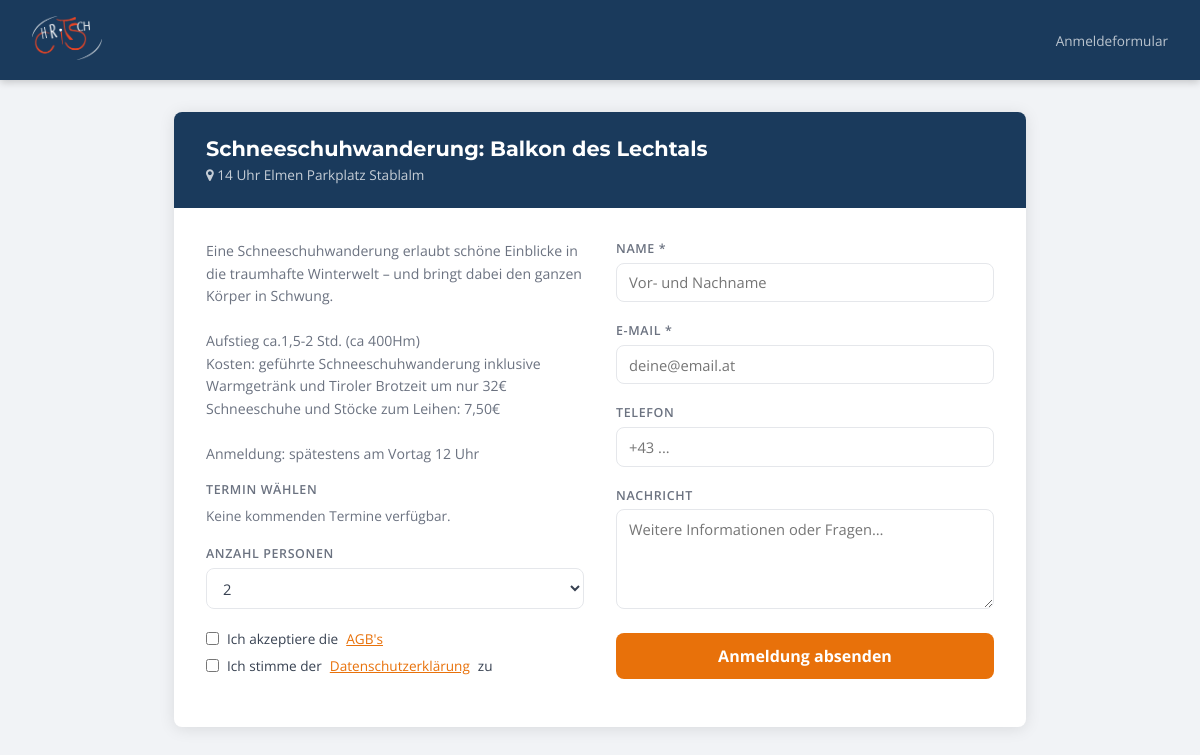
The page /anmeldeformular.php?id=3 on the database its author committed.
### tables this page shows
CREATE TABLE `termine` (
  `id` int(10) unsigned NOT NULL AUTO_INCREMENT,
  `datum` date DEFAULT NULL,
  `tag` varchar(255) DEFAULT NULL,
  `termin` varchar(255) DEFAULT NULL,
  `treffpunkt` varchar(255) DEFAULT NULL,
  `titel` varchar(255) DEFAULT NULL,
  `beschreibung` text DEFAULT NULL,
  `icon` varchar(255) DEFAULT NULL,
  `zeitpunkt` timestamp NOT NULL DEFAULT current_timestamp() ON UPDATE current_timestamp(),
  PRIMARY KEY (`id`)
);

### anmeldeformular.php (the view, shortened to what this page needs)
<?php
  include "admin/inc_logfile.php";
  $ds = [];
  if (!empty($_GET['id'])) {
    $id  = (int)$_GET['id'];
    $res = mysqli_query($dz, "SELECT * FROM termine WHERE id = $id");
    $ds  = mysqli_fetch_assoc($res) ?: [];
  }
  $titel      = htmlspecialchars($ds['titel']       ?? '', ENT_COMPAT, 'UTF-8');
  $beschreibung = $ds['beschreibung'] ?? '';
  $treffpunkt = htmlspecialchars($ds['treffpunkt']  ?? '', ENT_COMPAT, 'UTF-8');
?>
<!DOCTYPE html>
<html lang="de">
<head>
  <link href="css/font-awesome.min.css" rel="stylesheet">
</head>
<body>
<header class="page-header">
  <a href="https://www.chritsch.at">
    <img src="images/logo1.png" alt="Chritsch Logo">
  </a>
  <span>Anmeldeformular</span>
</header>
<div class="page-wrap">
  <div class="form-card">
    <div class="form-card__header">
      <h1><?= $titel ?></h1>
      <?php if ($treffpunkt): ?>
        <p><i class="fa fa-map-marker"></i> <?= $treffpunkt ?></p>
      <?php endif; ?>
    </div>
    <form method="post" action="<?= htmlspecialchars($_SERVER['PHP_SELF']) ?>?id=<?= (int)($_GET['id'] ?? 0) ?>">
      <div class="form-card__body">
        <div class="event-info">
          <?php if ($beschreibung): ?>
            <div class="beschreibung"><?= nl2br(htmlspecialchars($beschreibung, ENT_COMPAT, 'UTF-8')) ?></div>
          <?php endif; ?>
          <span class="termin-label">Termin wählen</span>
          <div class="termin-options">
          <?php
            $heute = date('Y-m-d');
            $res2  = mysqli_query($dz, "SELECT termin, tag FROM termine WHERE titel = '" . mysqli_real_escape_string($dz, $ds['titel'] ?? '') . "' AND datum > '$heute' ORDER BY datum ASC");
            if ($res2 && mysqli_num_rows($res2) > 0) {
              while ($row = mysqli_fetch_assoc($res2)) {
                $val = htmlspecialchars($row['termin'], ENT_COMPAT, 'UTF-8');
                $lbl = htmlspecialchars($row['tag'] . ', ' . $row['termin'], ENT_COMPAT, 'UTF-8');
                echo "<label class='termin-option'><input type='radio' name='termin' value='$val' required> $lbl</label>";
              }
            } else {
              echo "<p style='font-size:0.85rem;color:var(--color-text-light)'>Keine kommenden Termine verfügbar.</p>";
            }
          ?>
          </div>
          <div class="field">
            <label for="anzahl">Anzahl Personen</label>
            <select name="anzahl" id="anzahl">
              <?php for ($i = 1; $i <= 10; $i++): ?>
                <option <?= $i === 2 ? 'selected' : '' ?>><?= $i ?></option>
              <?php endfor; ?>
            </select>
          </div>
          <div class="check-group">
            <label class="check-label">
              <input type="checkbox" name="agb" required>
              Ich akzeptiere die <a href="downloads/agbs_17.pdf" target="_blank">AGB's</a>
            </label>
            <label class="check-label">
              <input type="checkbox" name="datenschutz" required>
              Ich stimme der <a href="downloads/Datenschutzerklärung_18.pdf" target="_blank">Datenschutzerklärung</a> zu
            </label>
          </div>
        </div>
        <div class="personal-info">
          <div class="field">
            <label for="name">Name *</label>
            <input type="text" id="name" name="name" placeholder="Vor- und Nachname" required>
          </div>
          <div class="field">
            <label for="email">E-Mail *</label>
            <input type="email" id="email" name="email" placeholder="deine@email.at" required>
          </div>
          <div class="field">
            <label for="telefon">Telefon</label>
            <input type="tel" id="telefon" name="telefon" placeholder="+43 ...">
          </div>
          <div class="field">
            <label for="message">Nachricht</label>
            <textarea id="message" name="message" placeholder="Weitere Informationen oder Fragen…"></textarea>
          </div>
          <button type="submit" class="btn-submit">Anmeldung absenden</button>
        </div>
      </div>
    </form>
  </div>
</div>
</body>
</html>

### anmeldeformular.php (style rules this page uses)
:root { --color-primary: #1a3a5c; --color-accent: #e8710a; --color-text: #374151; --color-text-light: #6b7280; --color-border: #e5e7eb; --color-white: #ffffff; --color-light: #f8f9fa; --font-heading: 'Montserrat', sans-serif; --font-body: 'Open Sans', sans-serif; --radius: 8px; --shadow: 0 2px 16px rgba(0,0,0,0.10); }
*, *::before, *::after { box-sizing: border-box; margin: 0; padding: 0; }
body { font-family: var(--font-body); font-size: 15px; color: var(--color-text); background: #f1f3f6; min-height: 100vh; }
a { color: var(--color-accent); }
.page-header { background: var(--color-primary); padding: 1rem 2rem; display: flex; align-items: center; justify-content: space-between; box-shadow: 0 2px 8px rgba(0,0,0,0.2); }
.page-header a { text-decoration: none; }
.page-header img { height: 44px; }
.page-header span { color: rgba(255,255,255,0.7); font-size: 0.85rem; }
.page-wrap { max-width: 900px; margin: 2rem auto; padding: 0 1.5rem 3rem; }
.form-card { background: var(--color-white); border-radius: var(--radius); box-shadow: var(--shadow); overflow: hidden; }
.form-card__header { background: var(--color-primary); color: #fff; padding: 1.5rem 2rem; }
.form-card__header h1 { font-family: var(--font-heading); font-size: 1.3rem; font-weight: 700; }
.form-card__header p { font-size: 0.85rem; opacity: 0.75; margin-top: 0.25rem; }
.form-card__body { padding: 2rem; display: grid; grid-template-columns: 1fr 1fr; gap: 2rem; }
.event-info .beschreibung { font-size: 0.88rem; color: var(--color-text-light); line-height: 1.6; margin-bottom: 1rem; }
.termin-label { font-size: 0.78rem; font-weight: 600; text-transform: uppercase; letter-spacing: 0.05em; color: var(--color-text-light); margin-bottom: 0.5rem; display: block; }
.termin-options { display: flex; flex-direction: column; gap: 0.4rem; margin-bottom: 1.25rem; }
.field { margin-bottom: 1.25rem; }
.field label { display: block; font-size: 0.78rem; font-weight: 600; text-transform: uppercase; letter-spacing: 0.05em; color: var(--color-text-light); margin-bottom: 0.35rem; }
.field input, .field select, .field textarea { width: 100%; padding: 0.55rem 0.75rem; border: 1px solid var(--color-border); border-radius: var(--radius); font: inherit; font-size: 0.92rem; color: var(--color-text); background: var(--color-white); transition: border-color 0.2s; }
.field textarea { resize: vertical; min-height: 100px; }
.check-group { display: flex; flex-direction: column; gap: 0.5rem; margin-bottom: 1.25rem; }
.check-label { display: flex; align-items: flex-start; gap: 0.5rem; font-size: 0.85rem; cursor: pointer; }
.check-label input { accent-color: var(--color-accent); margin-top: 3px; flex-shrink: 0; }
.check-label a { color: var(--color-accent); }
.btn-submit { width: 100%; padding: 0.75rem 1.5rem; background: var(--color-accent); color: #fff; border: none; border-radius: var(--radius); font: inherit; font-size: 1rem; font-weight: 700; cursor: pointer; transition: background 0.2s, transform 0.15s; }

### rows shown on the page
termine: titel "Schneeschuhwanderung: Balkon des Lechtals", treffpunkt "14 Uhr Elmen Parkplatz Stablalm", beschreibung "Eine Schneeschuhwanderung erlaubt schöne Einblicke in die traumhafte Winterwelt – und bringt dabei den ganzen Körper in Schwung. Aufstieg ca.1,5-2 Std. (ca 400Hm) Kosten: geführte Schneeschuhwanderung inklusive Warmgetränk und Tiroler Brotzeit um nur 32€ Schneeschuhe und Stöcke zum Leihen: 7,50€ Anmeldung: spätestens am Vortag 12 Uhr"

### other values the page prints
form field anzahl "2"
